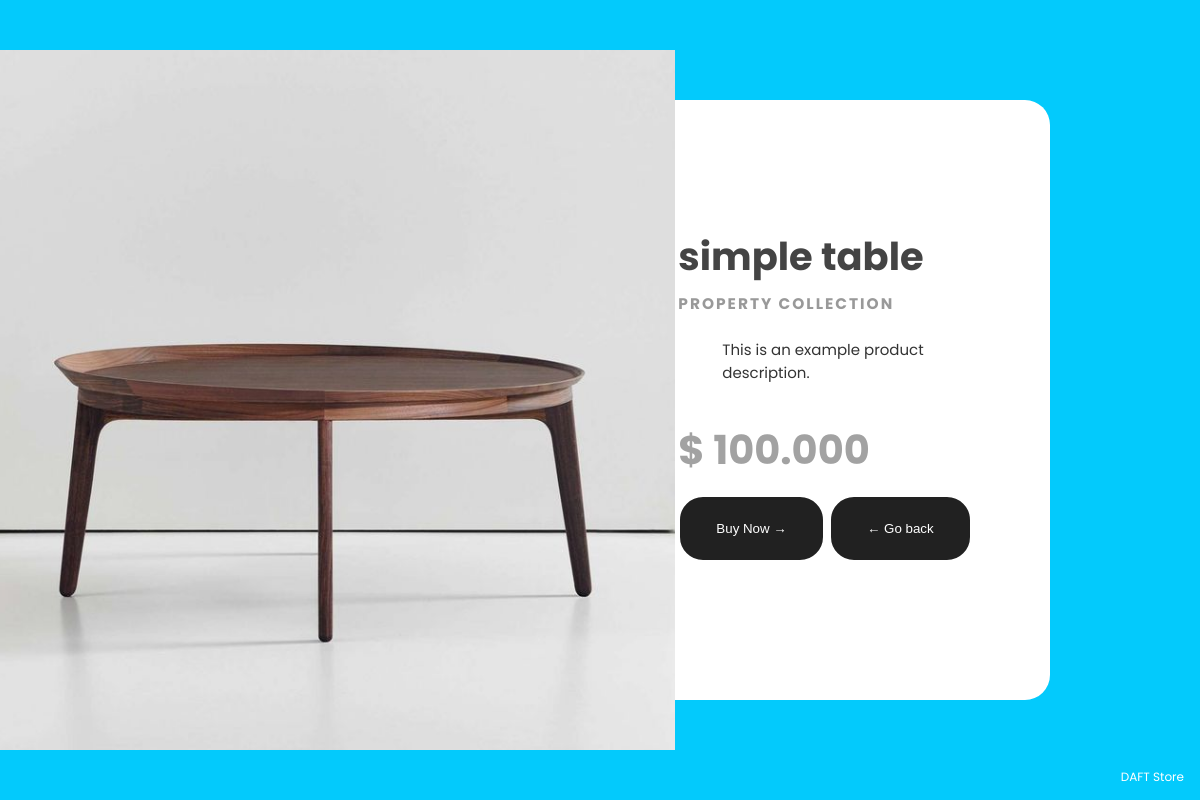
The page /detail.php?id=5 on the database its author committed.
### tables this page shows
CREATE TABLE `catalog` (
  `id` int NOT NULL,
  `product_name` varchar(255) NOT NULL,
  `image_url` varchar(255) NOT NULL,
  `description` text,
  `price` text NOT NULL
);

### detail.php (the view, shortened to what this page needs)
<!DOCTYPE html>
<html lang="en" >
<head>
  <link rel="stylesheet" href="assets/css/detail.css">
</head>
<body>
<?php
    if (isset($_GET['id'])) {
        $product_id = $_GET['id'];
        require_once 'db.php';
        $sql = "SELECT id, product_name, image_url, description, price FROM catalog WHERE id = $product_id";
        $result = $conn->query($sql);
        if ($result->num_rows > 0) {
            $row = $result->fetch_assoc();
?>
    <div class="container">
        <div class="imgBx">
            <img src="<?php echo $row['image_url']; ?>" alt="Nike Jordan Proto-Lyte Image">
        </div>
        <div class="details">
            <div class="content">
                <h2><?php echo $row['product_name']; ?><br>
                    <span>property Collection</span>
                </h2>
                <p>
                <?php echo $row['description']; ?>
                </p>
                <h3>$ <?php echo $row['price']; ?></h3><br><br><br>
                <a href="add-to-cart.php?product_id=<?php echo $row['id']; ?>&quantity=1"><button>Buy Now →</button></a>
                <a href="catalog.php"><button>← Go back</button></a>
            </div>
        </div>
    </div>
<?php
} else {
    echo "Product not found.";
}
} else {
echo "Product ID is missing.";
}
?>
    <footer>
        <a href="index.php">DAFT Store</a>
    </footer>
</body>
</html>
</body>
</html>

### assets/css/detail.css (style rules this page uses)
body { margin: 0; padding: 0; display: flex; justify-content: center; align-items: center; min-height: 100vh; font-family: 'Poppins', sans-serif; background: #03cafc; }
.container { position: relative; display: flex; flex-wrap: wrap; justify-content: space-between; width: 900px; height: 600px; background: #fff; margin: 20px; border-radius: 25px; }
.container .imgBx { position: relative; display: flex; justify-content: center; align-items: center; width: 50%; height: 100%; background: #212121; transition: .3s linear; border-radius: 25px; }
.container .imgBx:before { content: 'DAFT'; position: absolute; top: 0px; left: 24px; color: #000; opacity: 0.2; font-size: 8em; font-weight: 800; }
.container .imgBx img { position: relative; width: 700px; left: -50px; transition: .9s linear; }
.container .details { display: flex; justify-content: center; align-items: center; width: 50%; height: 100%; box-sizing: border-box; padding: 40px; border-radius: 25px; }
.container .details h2 { margin: 0; padding: 0; font-size: 2.4em; line-height: 1em; color: #444; }
.container .details h2 span { font-size: 0.4em; text-transform: uppercase; letter-spacing: 2px; color: #999; }
.container .details p { max-width: 85%; margin-left: 15%; color: #333; font-size: 15px; margin-bottom: 36px; }
.container .details h3 { margin: 0; padding: 0; font-size: 2.5em; color: #a2a2a2; float: left; }
.container .details button { display: inline-block; background-color: #212121; color: #fff; padding: 1.50rem 2.25rem; font-weight: var(--font-medium); transition: 0.3s; border-radius: 25px; border: 2px solid; }
footer { position: fixed; right: 16px; bottom: 12px; }
footer a { color: #fff; text-decoration: none; font-size: 12px; }

### rows shown on the page
catalog: image_url (picture), product_name "simple table", description "This is an example product description.", price "100.000"
